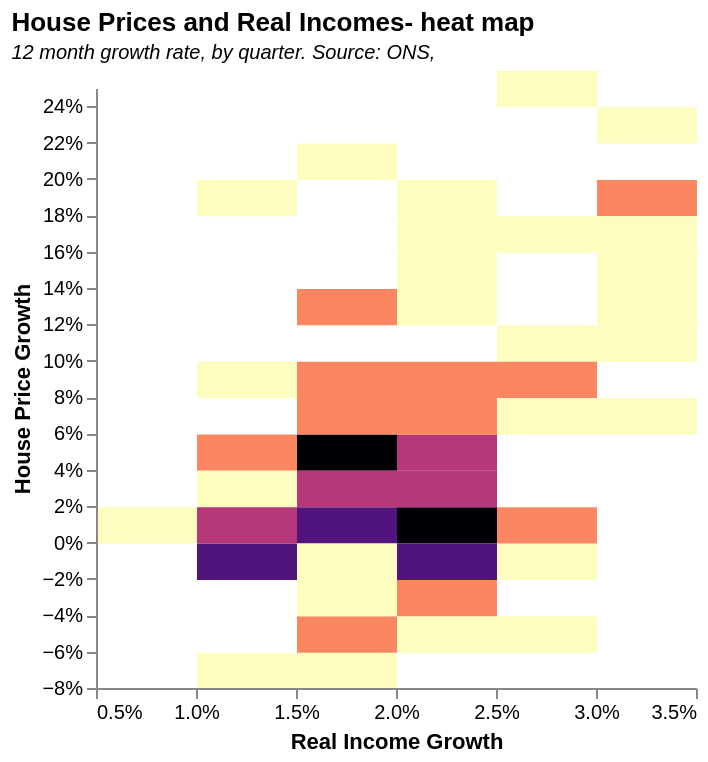

Source (Vega-Lite JSON):
### Vega-Lite specification from a JSON file in a GitHub repository (floating-point values rounded to 4 significant figures)
{"$schema": "https://vega.github.io/schema/vega-lite/v5.json", "data": {"values": [{"Date": "2002 Q1", "hp_growth": ".06142", "rtp_growth": ".033", "rrp_growth": ".032"}, {"Date": "2002 Q2", "hp_growth": ".11952", "rtp_growth": ".032", "rrp_growth": ".034"}, {"Date": "2002 Q3", "hp_growth": ".15439", "rtp_growth": ".029", "rrp_growth": ".034"}, {"Date": "2002 Q4", "hp_growth": ".19165", "rtp_growth": ".030", "rrp_growth": ".033"}, {"Date": "2003 Q1", "hp_growth": ".17811", "rtp_growth": ".030", "rrp_growth": ".033"}, {"Date": "2003 Q2", "hp_growth": ".12779", "rtp_growth": ".027", "rrp_growth": ".032"}, {"Date": "2003 Q3", "hp_growth": ".19568", "rtp_growth": ".023", "rrp_growth": ".030"}, {"Date": "2003 Q4", "hp_growth": ".23787", "rtp_growth": ".016", "rrp_growth": ".030"}, {"Date": "2004 Q1", "hp_growth": ".26338", "rtp_growth": ".014", "rrp_growth": ".030"}, {"Date": "2004 Q2", "hp_growth": ".24897", "rtp_growth": ".013", "rrp_growth": ".029"}, {"Date": "2004 Q3", "hp_growth": ".16665", "rtp_growth": ".018", "rrp_growth": ".028"}, {"Date": "2004 Q4", "hp_growth": ".11786", "rtp_growth": ".021", "rrp_growth": ".029"}, {"Date": "2005 Q1", "hp_growth": ".09629", "rtp_growth": ".024", "rrp_growth": ".029"}, {"Date": "2005 Q2", "hp_growth": ".07184", "rtp_growth": ".022", "rrp_growth": ".025"}, {"Date": "2005 Q3", "hp_growth": ".05241", "rtp_growth": ".020", "rrp_growth": ".021"}, {"Date": "2005 Q4", "hp_growth": ".01694", "rtp_growth": ".016", "rrp_growth": ".018"}, {"Date": "2006 Q1", "hp_growth": ".04442", "rtp_growth": ".014", "rrp_growth": ".017"}, {"Date": "2006 Q2", "hp_growth": ".05072", "rtp_growth": ".011", "rrp_growth": ".014"}, {"Date": "2006 Q3", "hp_growth": ".07524", "rtp_growth": ".010", "rrp_growth": ".015"}, {"Date": "2006 Q4", "hp_growth": ".12373", "rtp_growth": ".008", "rrp_growth": ".016"}, {"Date": "2007 Q1", "hp_growth": ".12379", "rtp_growth": ".013", "rrp_growth": ".015"}, {"Date": "2007 Q2", "hp_growth": ".09646", "rtp_growth": ".015", "rrp_growth": ".014"}, {"Date": "2007 Q3", "hp_growth": ".08413", "rtp_growth": ".018", "rrp_growth": ".015"}, {"Date": "2007 Q4", "hp_growth": ".06207", "rtp_growth": ".014", "rrp_growth": ".018"}, {"Date": "2008 Q1", "hp_growth": ".04491", "rtp_growth": ".014", "rrp_growth": ".018"}, {"Date": "2008 Q2", "hp_growth": ".04403", "rtp_growth": ".015", "rrp_growth": ".019"}, {"Date": "2008 Q3", "hp_growth": ".00631", "rtp_growth": ".019", "rrp_growth": ".021"}, {"Date": "2008 Q4", "hp_growth": "-.01515", "rtp_growth": ".023", "rrp_growth": ".023"}, {"Date": "2009 Q1", "hp_growth": "-.04468", "rtp_growth": ".024", "rrp_growth": ".023"}, {"Date": "2009 Q2", "hp_growth": "-.05528", "rtp_growth": ".026", "rrp_growth": ".026"}, {"Date": "2009 Q3", "hp_growth": ".01249", "rtp_growth": ".026", "rrp_growth": ".024"}, {"Date": "2009 Q4", "hp_growth": ".05876", "rtp_growth": ".026", "rrp_growth": ".022"}, {"Date": "2010 Q1", "hp_growth": ".16783", "rtp_growth": ".026", "rrp_growth": ".020"}, {"Date": "2010 Q2", "hp_growth": ".15506", "rtp_growth": ".027", "rrp_growth": ".022"}, {"Date": "2010 Q3", "hp_growth": ".09165", "rtp_growth": ".028", "rrp_growth": ".023"}, {"Date": "2010 Q4", "hp_growth": ".03788", "rtp_growth": ".028", "rrp_growth": ".022"}, {"Date": "2011 Q1", "hp_growth": "-.03641", "rtp_growth": ".028", "rrp_growth": ".021"}, {"Date": "2011 Q2", "hp_growth": "-.03572", "rtp_growth": ".029", "rrp_growth": ".023"}, {"Date": "2011 Q3", "hp_growth": "-.01414", "rtp_growth": ".030", "rrp_growth": ".024"}, {"Date": "2011 Q4", "hp_growth": "-.00673", "rtp_growth": ".031", "rrp_growth": ".025"}, {"Date": "2012 Q1", "hp_growth": "-.01966", "rtp_growth": ".031", "rrp_growth": ".024"}, {"Date": "2012 Q2", "hp_growth": ".01607", "rtp_growth": ".031", "rrp_growth": ".024"}, {"Date": "2012 Q3", "hp_growth": "-.00220", "rtp_growth": ".031", "rrp_growth": ".023"}, {"Date": "2012 Q4", "hp_growth": ".01795", "rtp_growth": ".033", "rrp_growth": ".025"}, {"Date": "2013 Q1", "hp_growth": ".01691", "rtp_growth": ".030", "rrp_growth": ".025"}, {"Date": "2013 Q2", "hp_growth": ".00157", "rtp_growth": ".028", "rrp_growth": ".024"}, {"Date": "2013 Q3", "hp_growth": ".02511", "rtp_growth": ".023", "rrp_growth": ".023"}, {"Date": "2013 Q4", "hp_growth": ".03298", "rtp_growth": ".023", "rrp_growth": ".022"}, {"Date": "2014 Q1", "hp_growth": ".06972", "rtp_growth": ".024", "rrp_growth": ".022"}, {"Date": "2014 Q2", "hp_growth": ".08117", "rtp_growth": ".025", "rrp_growth": ".021"}, {"Date": "2014 Q3", "hp_growth": ".06721", "rtp_growth": ".024", "rrp_growth": ".020"}, {"Date": "2014 Q4", "hp_growth": ".04373", "rtp_growth": ".023", "rrp_growth": ".019"}, {"Date": "2015 Q1", "hp_growth": ".03677", "rtp_growth": ".022", "rrp_growth": ".019"}, {"Date": "2015 Q2", "hp_growth": ".00933", "rtp_growth": ".021", "rrp_growth": ".018"}, {"Date": "2015 Q3", "hp_growth": ".03788", "rtp_growth": ".020", "rrp_growth": ".018"}, {"Date": "2015 Q4", "hp_growth": ".05689", "rtp_growth": ".025", "rrp_growth": ".018"}, {"Date": "2016 Q1", "hp_growth": ".08626", "rtp_growth": ".028", "rrp_growth": ".018"}, {"Date": "2016 Q2", "hp_growth": ".00442", "rtp_growth": ".031", "rrp_growth": ".017"}, {"Date": "2016 Q3", "hp_growth": "-.00777", "rtp_growth": ".026", "rrp_growth": ".016"}, {"Date": "2016 Q4", "hp_growth": ".00567", "rtp_growth": ".025", "rrp_growth": ".015"}, {"Date": "2017 Q1", "hp_growth": "-.06177", "rtp_growth": ".023", "rrp_growth": ".014"}, {"Date": "2017 Q2", "hp_growth": ".04180", "rtp_growth": ".020", "rrp_growth": ".011"}, {"Date": "2017 Q3", "hp_growth": ".00767", "rtp_growth": ".015", "rrp_growth": ".009"}, {"Date": "2017 Q4", "hp_growth": "-.01453", "rtp_growth": ".014", "rrp_growth": ".010"}, {"Date": "2018 Q1", "hp_growth": ".02263", "rtp_growth": ".016", "rrp_growth": ".012"}, {"Date": "2018 Q2", "hp_growth": ".00011", "rtp_growth": ".020", "rrp_growth": ".013"}, {"Date": "2018 Q3", "hp_growth": ".00451", "rtp_growth": ".026", "rrp_growth": ".012"}, {"Date": "2018 Q4", "hp_growth": ".00746", "rtp_growth": ".036", "rrp_growth": ".011"}, {"Date": "2019 Q1", "hp_growth": "-.01993", "rtp_growth": ".031", "rrp_growth": ".011"}, {"Date": "2019 Q2", "hp_growth": "-.01200", "rtp_growth": ".024", "rrp_growth": ".011"}, {"Date": "2019 Q3", "hp_growth": "-.00414", "rtp_growth": ".016", "rrp_growth": ".013"}, {"Date": "2019 Q4", "hp_growth": ".02851", "rtp_growth": ".019", "rrp_growth": ".015"}, {"Date": "2020 Q1", "hp_growth": ".05456", "rtp_growth": ".022", "rrp_growth": ".020"}, {"Date": "2020 Q2", "hp_growth": ".01902", "rtp_growth": ".026", "rrp_growth": ".024"}, {"Date": "2020 Q3", "hp_growth": ".09477", "rtp_growth": ".031", "rrp_growth": ".027"}, {"Date": "2020 Q4", "hp_growth": ".12747", "rtp_growth": ".029", "rrp_growth": ".024"}, {"Date": "2021 Q1", "hp_growth": ".18758", "rtp_growth": ".026", "rrp_growth": ".020"}, {"Date": "2021 Q2", "hp_growth": ".21914", "rtp_growth": ".017", "rrp_growth": ".017"}, {"Date": "2021 Q3", "hp_growth": "-.06432", "rtp_growth": ".015", "rrp_growth": ".017"}, {"Date": "2021 Q4", "hp_growth": "-.04482", "rtp_growth": ".013", "rrp_growth": ".016"}, {"Date": "2022 Q1", "hp_growth": "-.04451", "rtp_growth": ".018", "rrp_growth": ".016"}, {"Date": "2022 Q2", "hp_growth": "-.02126", "rtp_growth": ".017", "rrp_growth": ".016"}, {"Date": "2022 Q3", "hp_growth": ".19704", "rtp_growth": ".015", "rrp_growth": ".012"}]}, "title": {"text": "House Prices and Real Incomes- heat map", "subtitle": ["12 month growth rate, by quarter. Source: ONS,"], "subtitleFontStyle": "italic", "subtitleFontSize": 10, "anchor": "start", "color": "black"}, "mark": "rect", "width": 300, "height": 300, "transform": [{"filter": "datum.hp_growth<0.25"}, {"filter": "datum.rrp_growth<0.25"}], "encoding": {"x": {"bin": {"maxbins": 10}, "field": "rrp_growth", "type": "quantitative", "scale": {"domain": [0.005, 0.035]}, "title": "Real Income Growth", "axis": {"format": "00%"}}, "y": {"bin": {"maxbins": 20}, "field": "hp_growth", "type": "quantitative", "scale": {"domain": [-0.08, 0.25]}, "title": "House Price Growth ", "axis": {"format": ".0%"}}, "color": {"aggregate": "count", "type": "quantitative", "legend": null, "scale": {"scheme": "magma", "reverse": true}}}, "config": {"view": {"stroke": "transparent"}}}
